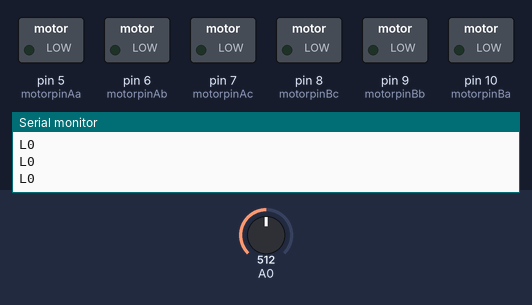
A sketch run on a simulated Arduino Uno, built with avr-gcc and run on an emulated ATmega328P. On the bench: switched loads named in the sketch (green lamp = pin HIGH), the last lines printed to the serial monitor. The inputs (shaded band) are chosen by the test bench; at power-on: A0 = 512.

Above: at 1.2 s.
1.3 s: A0 set to 513
At 2.0 s:
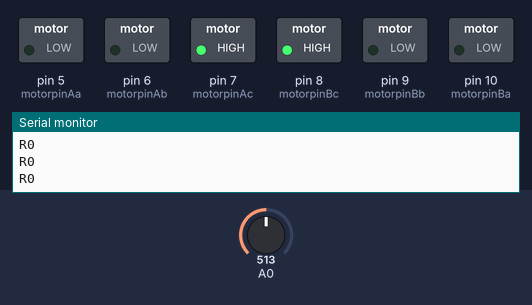
2.8 s: A0 set to 716
At 3.3 s:
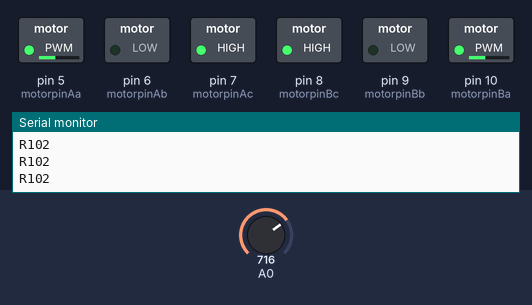
4.3 s: A0 set to 900
At 5.5 s:
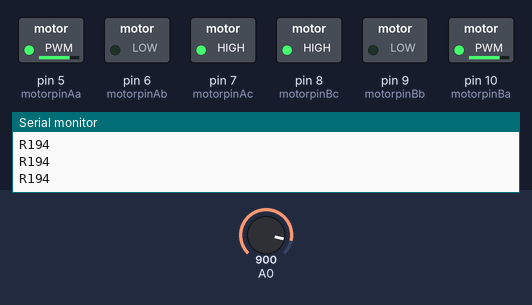
5.8 s: A0 set to 502
At 6.7 s:
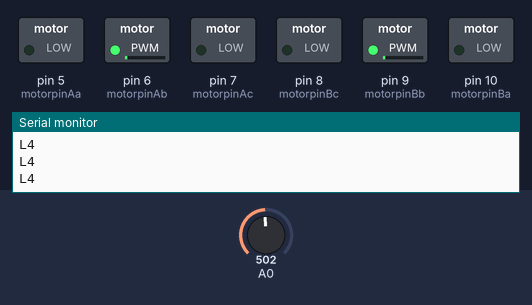
7.3 s: A0 set to 522
At 7.8 s:
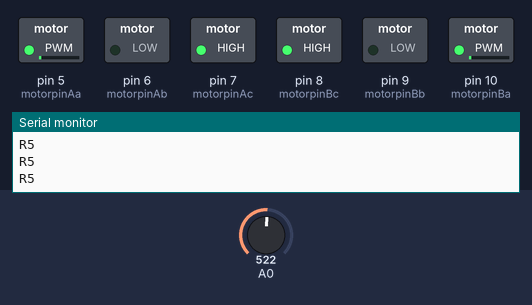
8.8 s: A0 set to 306
At 10.1 s:
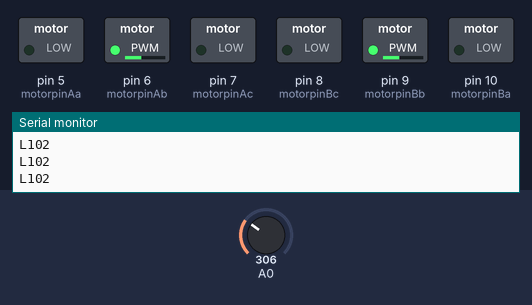
Timing chart, 0 to 11.3 s (numbered marks = the images above; inputs shaded):
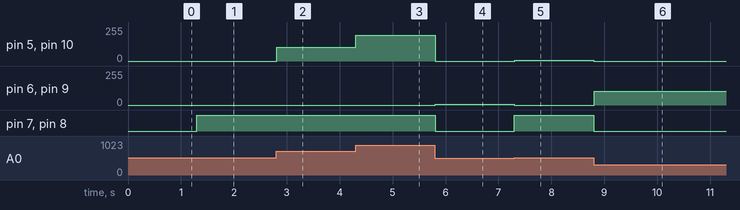

The sketch:

Motorboard_Test.ino
```cpp
//
const int motorpinAa = 5; //PWM
const int motorpinAb = 6; //PWM
const int motorpinAc = 7;
const int motorpinBa = 10; //PWM
const int motorpinBb = 9; //PWM
const int motorpinBc = 8;

int tm=1000;
boolean r = true;
int value, valuemap;

void setup() {
pinMode(motorpinAa, OUTPUT);
pinMode(motorpinAb, OUTPUT);
pinMode(motorpinAc, OUTPUT);
pinMode(motorpinBa, OUTPUT);
pinMode(motorpinBb, OUTPUT);
pinMode(motorpinBc, OUTPUT);
pinMode(A0, INPUT);

Serial.begin(9600);
}

void loop() {
  value = analogRead(A0);


  if(value>512)
    {
      // R
      digitalWrite(motorpinAc, HIGH);
      digitalWrite(motorpinAb, LOW);
      digitalWrite(motorpinBc, HIGH);
      digitalWrite(motorpinBb, LOW);
      valuemap = (value-512)/2;
      Serial.print("R");
      Serial.println(valuemap);
      analogWrite(motorpinAa, valuemap);
      analogWrite(motorpinBa, valuemap);
    }
  else
    {
      // L
      digitalWrite(motorpinAc, LOW);
      digitalWrite(motorpinAa, LOW);
      digitalWrite(motorpinBc, LOW);
      digitalWrite(motorpinBa, LOW);
      valuemap = (512-value-1)/2;
      Serial.print("L");
      Serial.println(valuemap);
      analogWrite(motorpinAb, valuemap);
      analogWrite(motorpinBb, valuemap);
    }
//Serial.println("SHORT: - 1: Both LOW");
//delay(tm);
//digitalWrite(motorpina, HIGH);
//Serial.println("RIGHT - 2: a HIGH, b LOW");
//delay(tm);
//digitalWrite(motorpina, LOW);
//digitalWrite(motorpinb, HIGH);
//Serial.println("OFF - 3: a LOW, b HIGH");
//delay(tm);
//digitalWrite(motorpina, HIGH);
//digitalWrite(motorpinb, HIGH);
//Serial.println("LEFT - 4: Both HIGH");
//delay(tm);
}
```

Measured:
- the behaviour switches between 512 and 513 on A0 (found by bisection; images 0 and 1)
- after the input at 1.3 s, pin 7 (motorpinAc), pin 8 (motorpinBc): LOW → HIGH at once
- after the input at 2.8 s, pin 5 (motorpinAa), pin 10 (motorpinBa): 0/255 → 102/255 at once
- after the input at 4.3 s, pin 5 (motorpinAa), pin 10 (motorpinBa): 102/255 → 194/255 at once
- after the input at 5.8 s, pin 5 (motorpinAa), pin 10 (motorpinBa): 194/255 → 0/255 at once; pin 6 (motorpinAb), pin 9 (motorpinBb): 0/255 → 4/255 at once; pin 7 (motorpinAc), pin 8 (motorpinBc): HIGH → LOW at once
- after the input at 7.3 s, pin 5 (motorpinAa), pin 10 (motorpinBa): 0/255 → 5/255 at once; pin 6 (motorpinAb), pin 9 (motorpinBb): 4/255 → 0/255 at once; pin 7 (motorpinAc), pin 8 (motorpinBc): LOW → HIGH at once
- after the input at 8.8 s, pin 5 (motorpinAa), pin 10 (motorpinBa): 5/255 → 0/255 at once; pin 6 (motorpinAb), pin 9 (motorpinBb): 0/255 → 102/255 at once; pin 7 (motorpinAc), pin 8 (motorpinBc): HIGH → LOW at once
